Frame 1 (no input): blank canvas, image omitted
Frame 60 (the mouse pressed at the canvas centre just before this capture): blank canvas, image omitted
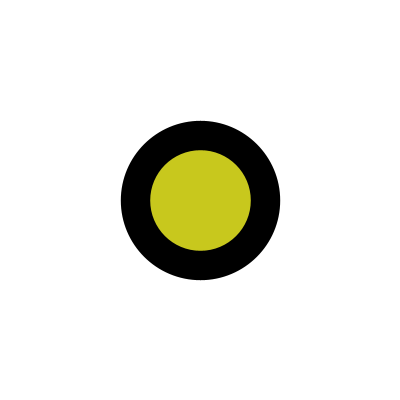
Frame 120 (the mouse held since frame 60 and released just before this capture)

The Processing sketch whose frames 1 and 60 were blank and that drew this single picture after the mouse press (run headless with seeded random() and noise(); from frame 60 on, the mouse is pressed at the canvas centre):

// Processing sketch: processing_41089
// ── processing_41089.pde

int x=10;
int y=10;
float z=30;

void setup() {
  size(400, 400);
  background(255);
  smooth();
}

void draw() {
  if (mousePressed) {
    x += 2;
    y += 2;
    z -= 0.01;
    fill(mouseY, mouseX, z);
    strokeWeight(z);
    ellipse(mouseX, mouseY, x, y);
  }
  else{
    x=10;
    y=10;
    z=30;
  }
}
